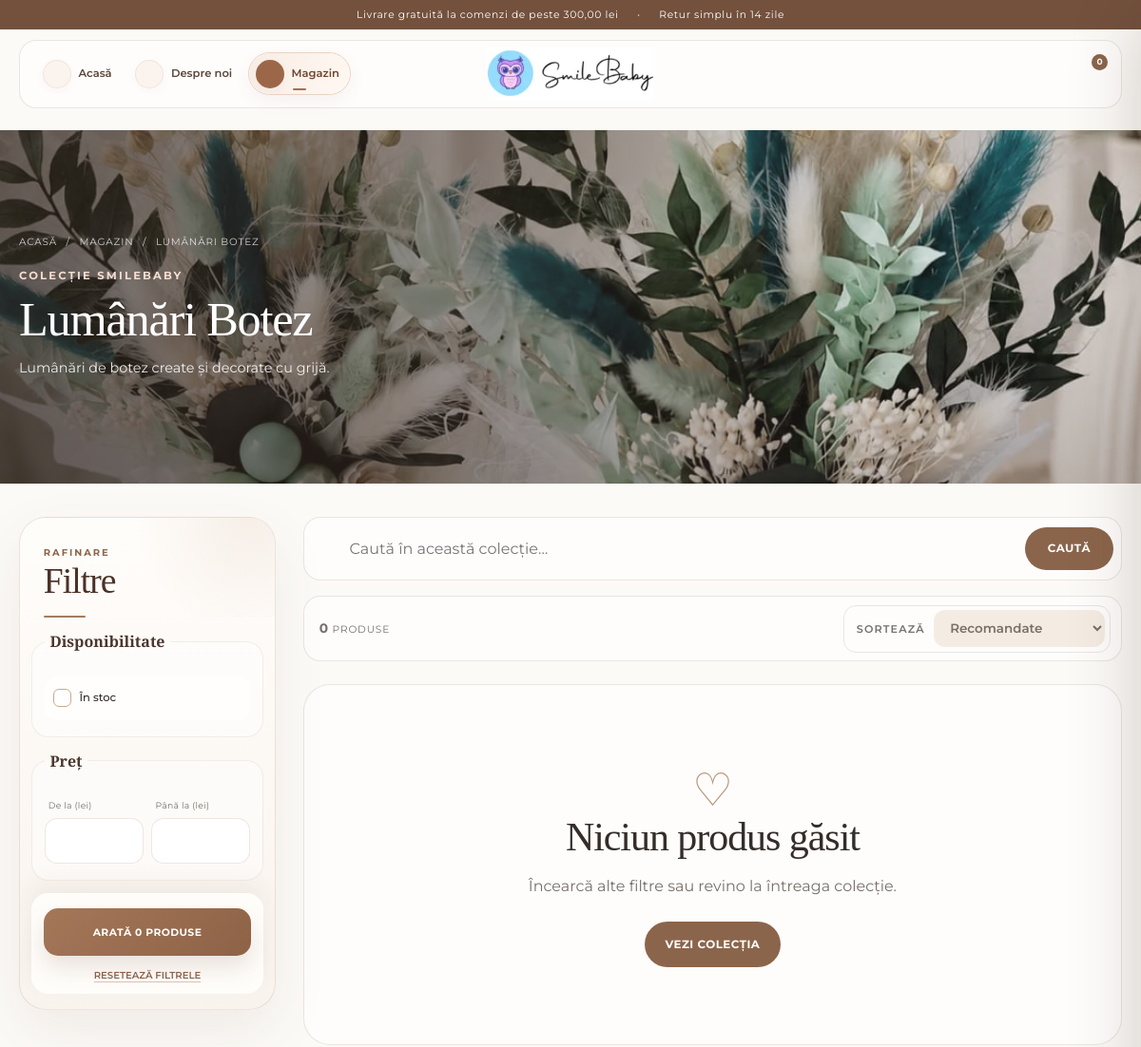
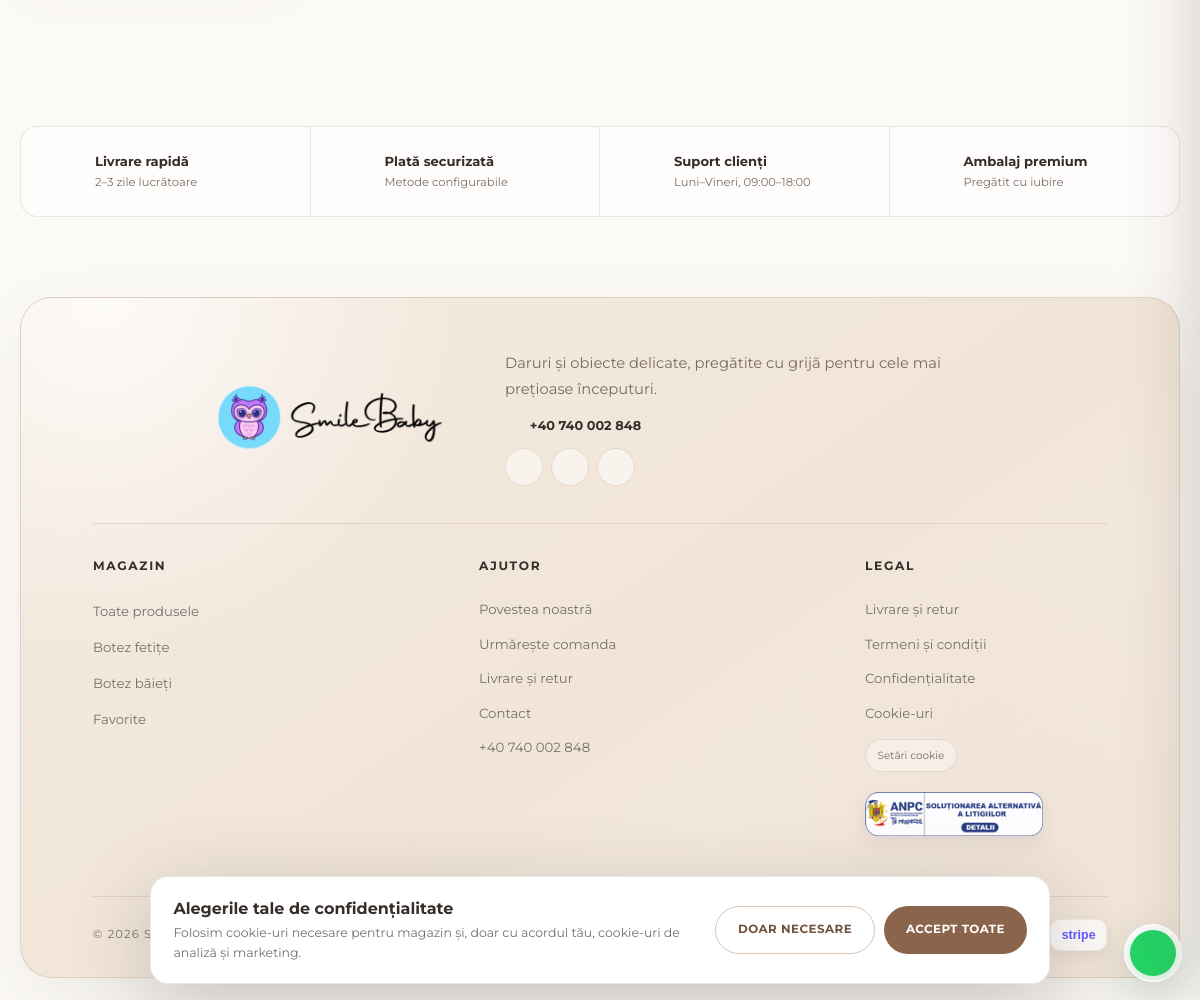
The page /categorie/lumanari-botez on the database its author committed (2 pictures, top to bottom).
### tables this page shows
CREATE TABLE IF NOT EXISTS categories (
    id BIGINT UNSIGNED AUTO_INCREMENT PRIMARY KEY,
    parent_id BIGINT UNSIGNED NULL,
    name VARCHAR(180) NOT NULL,
    slug VARCHAR(190) NOT NULL UNIQUE,
    short_description TEXT NULL,
    description MEDIUMTEXT NULL,
    image_path VARCHAR(500) NULL,
    status ENUM('active','inactive') NOT NULL DEFAULT 'active',
    show_on_homepage TINYINT(1) NOT NULL DEFAULT 0,
    homepage_order INT NOT NULL DEFAULT 0,
    meta_title VARCHAR(255) NULL,
    meta_description VARCHAR(320) NULL,
    indexable TINYINT(1) NOT NULL DEFAULT 1,
    created_at DATETIME NOT NULL DEFAULT CURRENT_TIMESTAMP,
    updated_at DATETIME NOT NULL DEFAULT CURRENT_TIMESTAMP ON UPDATE CURRENT_TIMESTAMP,
    INDEX idx_categories_parent (parent_id),
    INDEX idx_categories_home (show_on_homepage, homepage_order),
    CONSTRAINT fk_category_parent FOREIGN KEY (parent_id) REFERENCES categories(id) ON DELETE SET NULL
);

### views/layouts/storefront.php (the view, shortened to what the rows shown need)
<!doctype html>
<html lang="ro">
<head>
    <link rel="stylesheet" href="<?= asset('css/app.css') ?>">
    <link rel="stylesheet" href="<?= asset('css/testimonials.css') ?>">
</head>
<body>
<main id="continut"><?= $content ?></main>
<footer class="site-footer">
    <div class="shell footer-grid">
        <div class="footer-column"><h2>Magazin</h2></div>
        <div class="footer-column"><h2>Ajutor</h2></div>
        <div class="footer-column footer-legal"><h2>Legal</h2></div>
    </div>
</footer>
</body>
</html>

### views/storefront/category.php (shortened to what the rows shown need)
<header class="category-showcase">
    <div class="category-showcase-copy shell">
        <nav class="breadcrumb"><a href="/">Acasă</a><span>/</span><a href="/magazin">Magazin</a><span>/</span><span><?= e($category['name']) ?></span></nav>
        <span class="eyebrow">COLECȚIE SMILEBABY</span>
        <h1><?= e($category['name']) ?></h1>
        <p><?= e($category['short_description'] ?: $category['description']) ?></p>
    </div>
</header>
<div class="shop-layout category-shop shell">
    <aside class="filters category-filters" data-filters>
        <div class="filter-title"><div><span class="eyebrow">RAFINARE</span><h2>Filtre</h2></div><button type="button" aria-label="Închide filtrele" data-filter-close><?= icon('close') ?></button></div>
    </aside>
    <section class="shop-results category-results">
        <?php if (!$products): ?><div class="empty-state"><h2>Niciun produs găsit</h2></div><?php endif ?>
    </section>
</div>

### rows shown on the page
categories: name "LUMÂNĂRI BOTEZ", name "Lumânări Botez", short_description "Lumânări de botez create și decorate cu grijă."

### other values the page prints
$announcementShipping "Livrare gratuită la comenzi de peste 300,00 lei"
$cartCount "0"
$total "0"
setting('estimated_delivery_text', '2–3 zile lucrătoare') "2–3 zile lucrătoare"
$sitePhone "+40 740 002 848"
